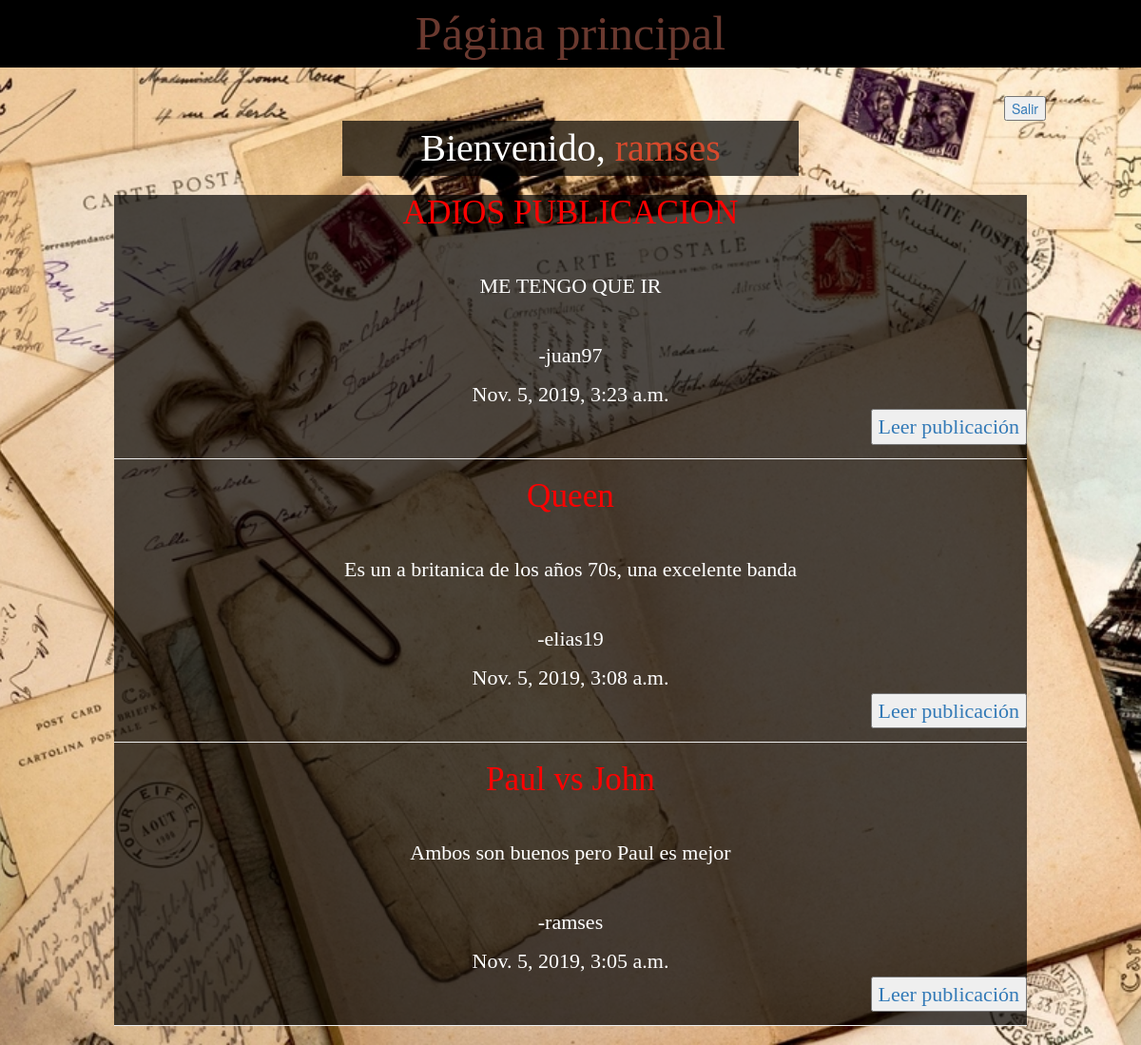
/VerPublicaciones/ (signed in), run on the app's committed database.
### proyecto/models.py (models this page shows)
class Publicacion(models.Model):
    titulo = models.CharField(
        null=False,
        max_length=100,
        verbose_name='Titulo'
    )
    texto = models.CharField(
        null=False,
        max_length=1000,
        verbose_name='Texto'
    )
    post_status_choices = [
        ("DRAFT","Borrador"),
        ("Publish","Publicado")
    ]
    estado = models.CharField(
        default="DRAFT",
        choices=post_status_choices,
        null=False,
        max_length=200,
        verbose_name="Estado"
    )
    user = models.ForeignKey(
        User,null=True,
        on_delete=models.CASCADE
    )
    date = models.DateTimeField(
        auto_now=True,null=True
    )

### proyecto/views.py (the view)
# urls.py: path('VerPublicaciones/',v.verpublicaciones_view, name='VerPublicaciones'),
def verpublicaciones_view(request):
    publicaciones = m.Publicacion.objects.all().order_by('-date')
    return render(request, 'publicaciones/VerPublicaciones.html', {'publicaciones': publicaciones})

### templates/publicaciones/VerPublicaciones.html (shortened to what this page needs)
<html>
<head>
    {% load static %}
    <link rel="stylesheet" href="//maxcdn.bootstrapcdn.com/bootstrap/3.2.0/css/bootstrap.min.css">
    <link rel="stylesheet" href="//maxcdn.bootstrapcdn.com/bootstrap/3.2.0/css/bootstrap-theme.min.css">
    <link rel="stylesheet" href="{% static 'css/estiloPublicacion.css' %}">
    <p id="titulo" text align="center">Página principal</p><br>
</head>
<body>
    {% if request.user.is_authenticated %}
    <div id="salir"><a href="{% url 'Salir' %}"><input type="button" value="Salir"></a></div>
    <center>
        <div class="bienvenido">
            <p >Bienvenido, <span id="usuario">{{ request.user.username }}</span></p>
        </div>
    </center>
    {% endif %}
<center>
    <div id="publicaciones">
        {% for publicacion in publicaciones %}
        <h1 class="titulo" style="font-size:160%;">{{ publicacion.titulo }}</h1>
        <br>
        <p>{{ publicacion.texto }}</p>
        <br>
        <p>-{{ publicacion.user }}</p>       {{ publicacion.date }}
        <br>
        <div id="botonleer">
        <A HREF="{% url 'LeerPublicacion' publicacion_pk=publicacion.pk %}"><INPUT TYPE="BUTTON" VALUE="Leer publicación"></A>
        </div>
        <br>
        <hr>
        {% endfor %}
    </div>
</center>
</body>
</html>

### static/css/estiloPublicacion.css (style rules this page uses)
body { background: url("../img/notas.jpg") no-repeat center center fixed; background-size: cover; }
#titulo { color: #6A392F; font-size: 50px; background-color: black; font-family: serif; }
.bienvenido { color: white; font-size: 40px; font-family: serif; background-color: black; width: 40%; background: rgb(0, 0, 0, 0.7); }
#publicaciones { color: white; font-size: 22px; font-family: serif; background-color: black; width: 80%; background: rgb(0, 0, 0 ,0.7); }
.titulo { color:red; }
#botonleer { float: right; }
#usuario { color: #D8492C; }
#salir { padding-right: 100px; text-align: right; }

### data on the page
Publicacion: titulo "ADIOS PUBLICACION", texto "ME TENGO QUE IR", user "juan97", date "Nov. 5, 2019, 3:23 a.m."
Publicacion: titulo "Queen", texto "Es un a britanica de los años 70s, una excelente banda", user "elias19", date "Nov. 5, 2019, 3:08 a.m."
Publicacion: titulo "Paul vs John", texto "Ambos son buenos pero Paul es mejor", user "ramses", date "Nov. 5, 2019, 3:05 a.m."

### other printed values
{{ request.user.username }} "ramses"
